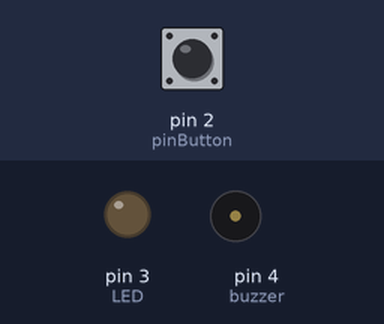
The sketch below on a simulated Arduino Uno, built with avr-gcc and run on an emulated ATmega328P. Parts: output pins drawn as LEDs (lit = HIGH), buzzer (waves = sounding, pin HIGH). The inputs (shaded band) are chosen by the test bench; at power-on: pin 2 (pinButton) HIGH. What the sketch prints to the serial monitor is not drawn.

Above: at 1.2 s.
1.3 s: pin 2 (pinButton) pulled LOW for 0.15 s
At 1.38 s:
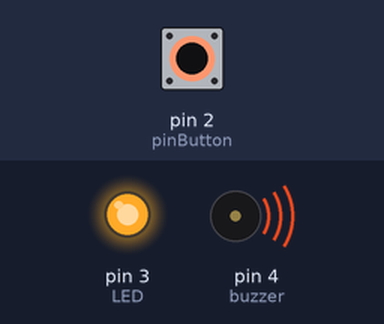
2.9 s: pin 2 (pinButton) pulled LOW for 3.2 s
At 6.4 s:
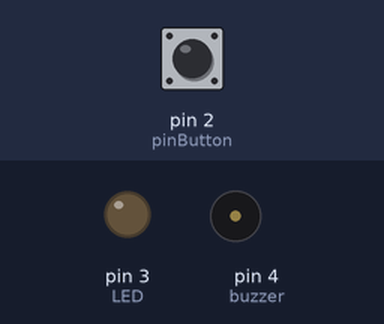
Timing chart, 0 to 7.9 s (numbered marks = the images above; inputs shaded):
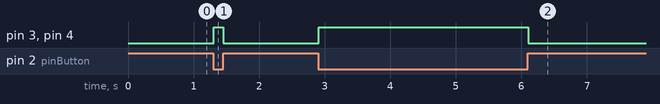

The sketch:

sketch_jan17a.ino
```cpp
/* sketch 1
turn on a LED when the button is pressed
turn it off when the button is not pressed (or released)
*/

int pinButton = 2; //the pin where we connect the button
int LED = 3; //the pin we connect the LED
int buzzer = 4;

void setup() {
  Serial.begin(9600);
  pinMode(pinButton, INPUT); //set the button pin as INPUT
  pinMode(LED, OUTPUT); //set the LED pin as OUTPUT
  pinMode(buzzer, OUTPUT);
}

void loop() {
  int stateButton = digitalRead(pinButton); //read the state of the button
  Serial.println(stateButton);
  if(stateButton == 0) { //if is pressed
     digitalWrite(LED, HIGH); //write 1 or HIGH to led pin
     digitalWrite(buzzer, HIGH);
  } else { //if not pressed
     digitalWrite(LED, LOW);  //write 0 or low to led pin
     digitalWrite(buzzer, LOW);
  }
}
```

Measured:
- after the input at 1.3 s, pin 3 (LED), pin 4 (buzzer): LOW → HIGH at once, → LOW 0.15 s later
- after the input at 2.9 s, pin 3 (LED), pin 4 (buzzer): LOW → HIGH at once, → LOW 3.2 s later
